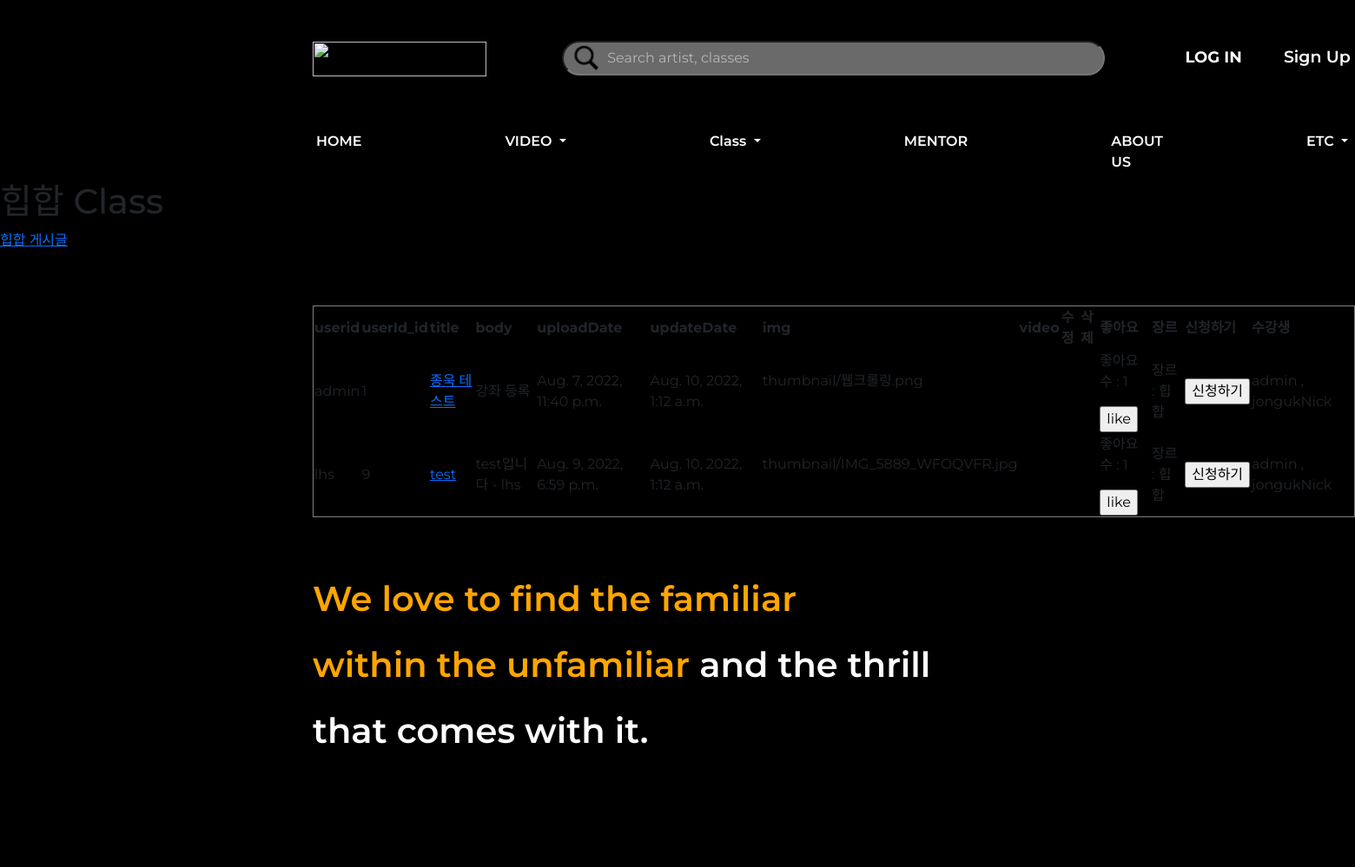
/genre_course?genre_id=1, run on an earlier commit of the app's database.
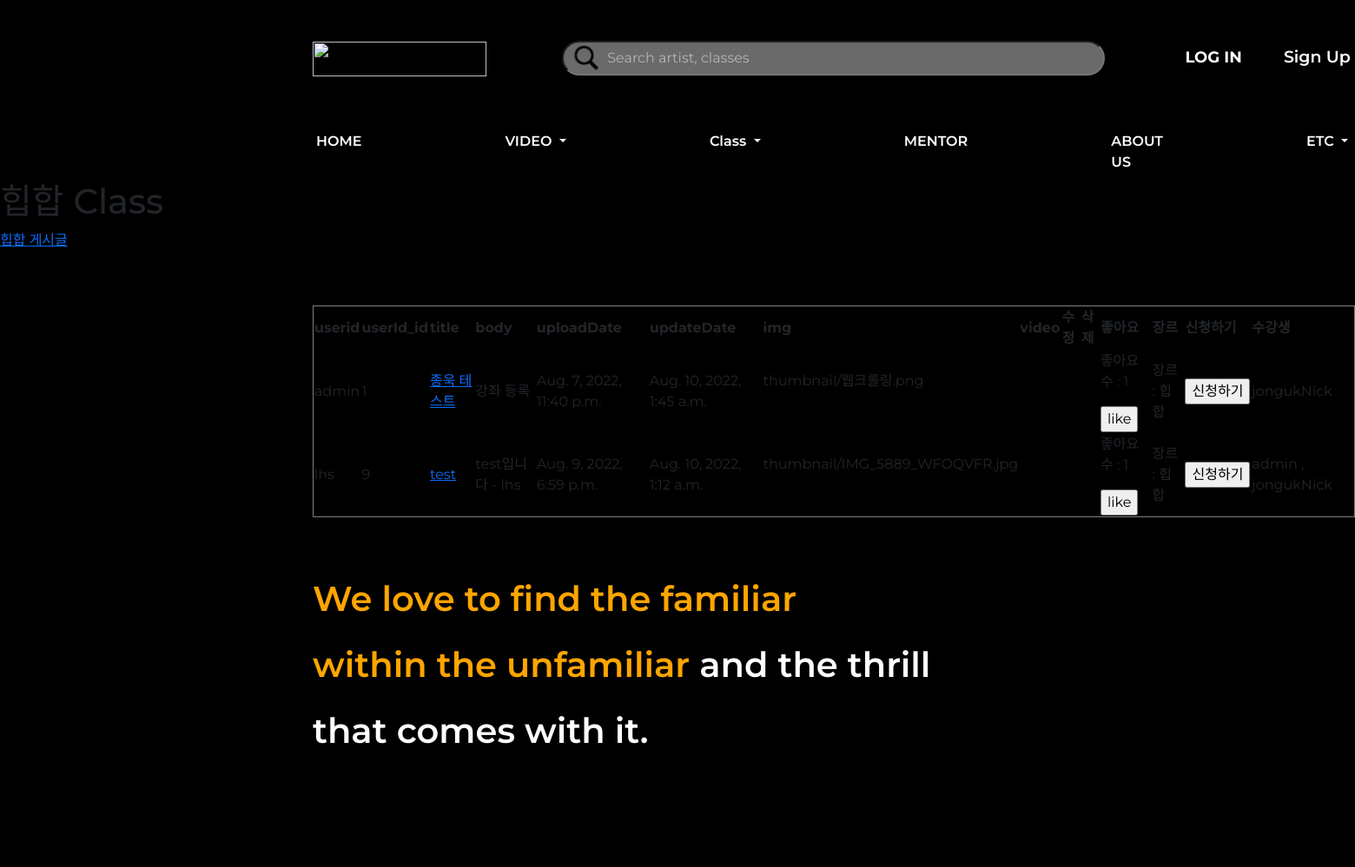
And on a later commit of the database.
### danceapp/models.py (models this page shows, shortened)
class Genre(models.Model):
    id = models.AutoField(primary_key=True, null=False) # pk
    name = models.CharField(max_length=20) # 장르 이름
    def __str__(self):
        return self.name

class Course(models.Model):
    userId = models.ForeignKey(userProfile, on_delete=models.CASCADE)
    title = models.CharField(max_length=200) # 제목
    body = models.TextField() # 게시물 설명
    uploadDate = models.DateTimeField(auto_now_add=True) # 처음 업로드 시간
    updateDate = models.DateTimeField(auto_now=True) # 수정 시간
    photo = models.ImageField(blank=True, null=True, upload_to='thumbnail') # 썸네일 # upload_to : static/blog_photo 로 저장해줘
    video = models.FileField(blank=True, null=True, upload_to='video') # 배포시에는 models.FilePathField()사용
    genreName = models.ForeignKey(Genre, null=True, on_delete=models.CASCADE) # 장르
    likes_user = models.ManyToManyField(userProfile, related_name='course_likes', blank=True) # 좋아요 누른 사람
    likes_count = models.PositiveIntegerField(default=0)
    register_user = models.ManyToManyField(userProfile, related_name='register_user', blank=True)
    register_count = models.PositiveIntegerField(default=0)
    maxRegCount = models.IntegerField(default=0, null=False)
    startDate = models.DateField(auto_now=False, auto_now_add=False)
    location = models.CharField(max_length=50, null=True)

### accounts/models.py (models this page shows)
class userProfile(AbstractUser):
    nickname = models.CharField(max_length=50, null=True, blank=True) # 실제 이름
    danceSkill = models.CharField(max_length=10 ,null=True, blank=True) # 상 중 하
    phoneNum = models.IntegerField(null=True, blank=True) # 핸드폰 번호
    gender = models.CharField(max_length=10 ,null=True, blank=True) # 성별
    createdAt = models.DateTimeField(auto_now_add=True) # 생성 일자
    birth = models.DateField(null=True, blank=True) # 생년월일
    profilephoto = models.ImageField(blank=True, null=True, upload_to='profilephoto') # 프사
    def __str__(self):
        return self.username

### danceapp/views.py (the view)
# urls.py: path('genre_course', views.genre_course, name='genre_course'),
def genre_course(request):
    genre_id = request.GET.get('genre_id', None)
    genre = Genre.objects.get(id=int(genre_id))
    courses = Course.objects.filter().order_by('-updateDate')
    comment_form = CommentForm()
    context = {
        'genre':genre,
        'courses':courses,
        'comment_form':comment_form,
    }
    return render(request, 'genre_course.html', context)

### danceapp/forms.py
class CommentForm(forms.ModelForm):
    class Meta:
        model = Comment
        fields = ['comment']
    def __init__(self, *args, **kwargs):
        super(CommentForm, self).__init__(*args, **kwargs)
        self.fields['comment'].widget.attrs = {
            'class': 'form-control',
            'placeholder': "댓글 입력",
            'rows':1
        }

### danceapp/templates/genre_course.html (shortened to what this page needs)
{% extends 'base.html' %}
{% block content %}
{% load static %}
<h1>{{ genre.name }} Class</h1>
<a href="{% url 'genre_post' %}?genre_id={{genre.id}}">{{ genre.name}} 게시글</a>
<table border="1">
    <tr>
        <th>userid</th>
        <th>userId_id</th>
        <th>title</th>
        <th>body</th>
        <th>uploadDate</th>
        <th>updateDate</th>
        <th>img</th>
        <th>video</th>
        <th>수정</th>
        <th>삭제</th>
        <th>좋아요</th>
        <th>장르</th>
        <th>신청하기</th>
        <th>수강생</th>
    </tr>
    {% for course in courses %}
    {% if course.genreName.name == genre.name %}
    <tr>
        <td>{{ course.userId }}</td>
        <td>{{ course.userId_id }}</td>
        <td><a href="{% url 'course_detail' course.id %}">{{ course.title }}</a></td>
        <td>{{ course.body }}</td>
        <td>{{ course.uploadDate }}</td>
        <td>{{ course.updateDate }}</td>
        <td>
            {% if course.photo %}
            {{ course.photo }} <br>
            {% endif %}
        </td>
        <td>
        </td>
        <td>
        </td>
        <td>
        </td>
        <td>
            <form action="{% url 'course_likes' course.id %}" method="">
                <p>
                    좋아요 수 : {{ course.likes_count }}
                </p>
                {% if request.user in course.likes_user.all %}
                <input type="submit" value="dislike">
                {% else %}
                <input type="submit" value="like">
                {% endif %}
            </form>
        </td>
        <td>장르 : {{course.genreName}}</td>
        <td>
            <form action="{% url 'regCourse' course.id %}" method="POST">
                {% if request.user in course.register_user.all %}
                <input type="submit" value="신청취소">
                {% else %}
                <input type="submit" value="신청하기">
                {% endif %}
            </form>
        </td>
        <td>
            {% for regUser in course.register_user.all %}
                {{ regUser.nickname}}
                {% if not forloop.last %},{% endif %}
           {% endfor %}
        </td>
    </tr>
    {% endif %}
    {% endfor %}
</table>
{% endblock %}

### danceapp/templates/base.html (shortened to what this page needs)
{% load static %}
<!DOCTYPE html>
<html lang="en">
<head>
    <link rel="stylesheet" href="{% static 'css/index.css' %}">
    <link href="https://cdn.jsdelivr.net/npm/bootstrap@5.1.3/dist/css/bootstrap.min.css" rel="stylesheet"
>
</head>
<body id="body">
    <div id="header-section">
        <a href="{% url 'index' %}"><img class="logo" src="{% static 'img/logo.png' %}" /></a>
        <input type="text" id="searchBar" placeholder="Search artist, classes" />
        {% if request.user.is_authenticated %}
        <span>
            <a id="sign" href="{% url 'logout' %}">LOG OUT</a>
            {% else %}
            <a id="sign" href="{% url 'login' %}">LOG IN</a>
            {% endif %}
        {% if request.user.is_authenticated %}
        <span>
            <span></span>
            {% else %}
            <a style="margin-left:44px;
            font-size: 19px;
            font-weight: 600;
            color:white;
            text-decoration: none;" href="{% url 'signup' %}">
                Sign Up
            </a>
            {% endif %}
    </div>
    <div class="container" id="main-container">
        <nav class="navbar navbar-expand-lg " id="nav-bar">
            <div class="container-fluid">
                <div class="collapse navbar-collapse" id="navbarSupportedContent">
                    <ul class="navbar-nav me-auto mb-2 mb-lg-0">
                        <li class="nav-item">
                            <a class="navLink" aria-current="page" href="{% url 'index' %}">HOME</a>
                        </li>
                        <li class="nav-item dropdown">
                            <a class="navLink dropdown-toggle" href="#" id="navbarDropdown" role="button"
                                data-bs-toggle="dropdown" aria-expanded="false">
                                VIDEO
                            </a>
                        </li>
                        <li class="nav-item dropdown">
                            <a class="navLink dropdown-toggle" href="#" id="navbarDropdown" role="button"
                                data-bs-toggle="dropdown" aria-expanded="false">
                                Class
                            </a>
                        </li>
                        <li class="nav-item">
                            <a class="navLink" href="#">MENTOR</a>
                        </li>
                        <li class="nav-item">
                            <a class="navLink" href="#">ABOUT US</a>
                        </li>
                        <li class="nav-item dropdown">
                            <a class="navLink dropdown-toggle" href="#" id="navbarDropdown" role="button"
                                data-bs-toggle="dropdown" aria-expanded="false">
                                ETC
                            </a>
                        </li>
                    </ul>
                </div>
            </div>
        </nav>
    </div>
    {% block content %}
    {% endblock %}
    <div id="comment-section">
        <p> We love to find the familiar </p>
        <p style="display:inline-block">within the unfamiliar</p>
        <span> and the thrill</span>
        <div> that comes with it. </div>
    </div>
</body>
</html>

### static/css/index.css (style rules this page uses)
* { font-family : 'Montserrat'; }
#body { background-color: black; }
.logo { width:200px; height:40px; display:inline-block; }
#searchBar { width:625px; height:40px; border-radius: 20px; background-color: #6A6A6A; margin-left:83px; background-image: url("../img/Search.png"); background-repeat:no-repeat; background-position: 10px center; background-size:32px; padding-left:50px; color:white; display:inline-block; }
#searchBar::placeholder { color:#FFFFFF; opacity: 50%; }
#sign { margin-left:88px; font-size: 18px; font-weight:700; color:white; text-decoration: none; }
#header-section { display:inline-block; margin-left:360px; margin-top:3%; }
#main-container { display: flex; min-width:70%; flex-direction: column; margin-top:50px; margin-left:340px; }
#nav-bar { background-color: transparent; color: white; text-decoration: none; font-size: 20px; }
.navLink { color:white; display:inline-block; text-decoration: none; margin-right:165px; }
.nav-item { font-size:18px; color:white; font-weight: 600; }
ul { display:inline-block; }
li { float:left; list-style-type: none; }
li a { padding-top:5px; margin-right:44px; display:flex; font-size: 16px; color:#646262; text-decoration: none; }
table { margin-top:63px; margin-left:360px; }
table { border-collapse: collapse; background-color: black; }
td { margin:0px 10px 20px 10px; }
#comment-section { background-color: black; font-size: 40px; font-weight: 600; color:white; margin-left: 360px; padding-top: 64px; padding-bottom: 127px; }
#comment-section > p { color:orange; }

What changed in the data, as far as the page shows it:
changed Course "종욱 테스트": updateDate "Aug. 10, 2022, 1:12 a.m." → "Aug. 10, 2022, 1:45 a.m."; loses userProfile (nickname "admin")
